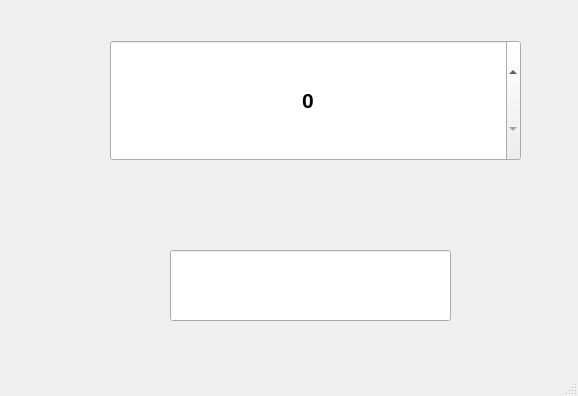
<?xml version="1.0" encoding="UTF-8"?>
<ui version="4.0">
 <class>MainWindow</class>
 <widget class="QMainWindow" name="MainWindow">
  <property name="geometry">
   <rect>
    <x>0</x>
    <y>0</y>
    <width>578</width>
    <height>396</height>
   </rect>
  </property>
  <property name="windowTitle">
   <string>MainWindow</string>
  </property>
  <widget class="QWidget" name="centralwidget">
   <widget class="QLineEdit" name="txt_valor">
    <property name="geometry">
     <rect>
      <x>170</x>
      <y>250</y>
      <width>281</width>
      <height>71</height>
     </rect>
    </property>
    <property name="font">
     <font>
      <pointsize>16</pointsize>
      <weight>75</weight>
      <bold>true</bold>
     </font>
    </property>
    <property name="text">
     <string/>
    </property>
    <property name="alignment">
     <set>Qt::AlignCenter</set>
    </property>
   </widget>
   <widget class="QSpinBox" name="spinBox">
    <property name="geometry">
     <rect>
      <x>110</x>
      <y>40</y>
      <width>411</width>
      <height>121</height>
     </rect>
    </property>
    <property name="font">
     <font>
      <pointsize>16</pointsize>
      <weight>75</weight>
      <bold>true</bold>
     </font>
    </property>
    <property name="alignment">
     <set>Qt::AlignCenter</set>
    </property>
   </widget>
  </widget>
  <widget class="QMenuBar" name="menubar">
   <property name="geometry">
    <rect>
     <x>0</x>
     <y>0</y>
     <width>578</width>
     <height>26</height>
    </rect>
   </property>
  </widget>
  <widget class="QStatusBar" name="statusbar"/>
 </widget>
 <resources/>
 <connections/>
</ui>
